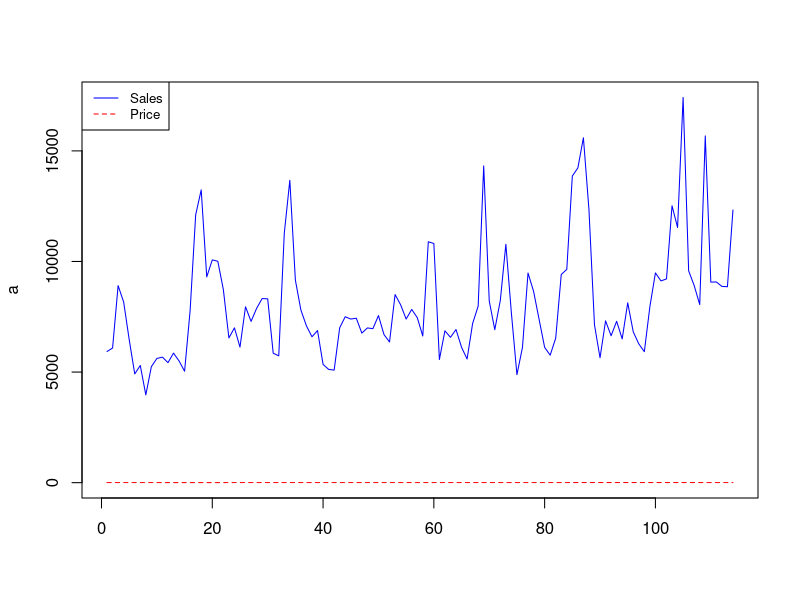
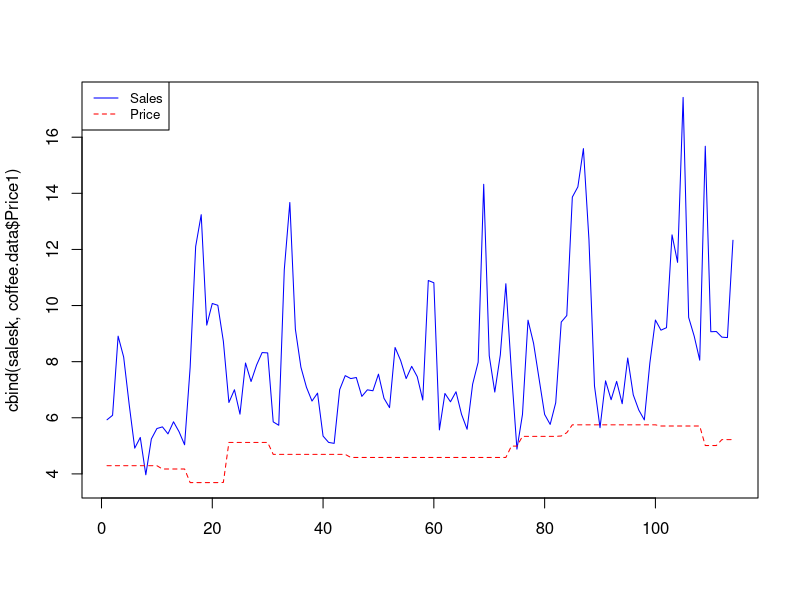
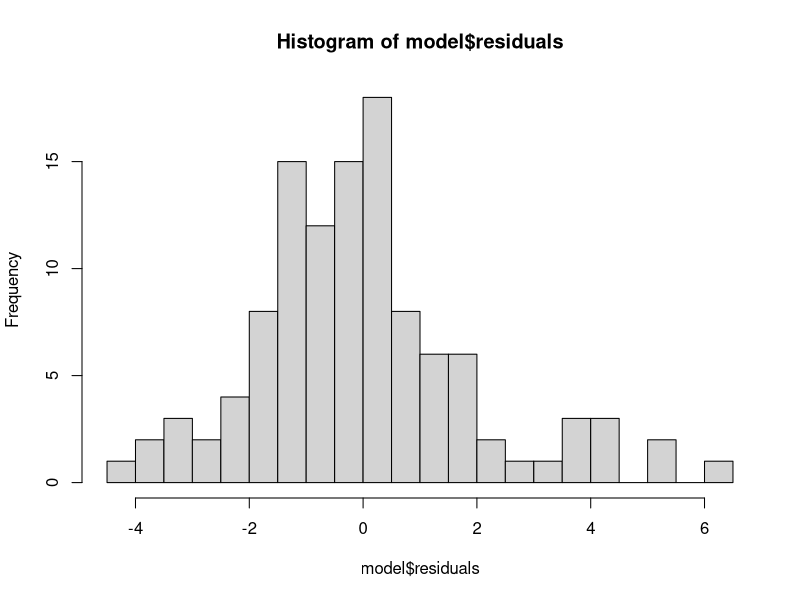

Generate these figures, in order, with R:
## ---- chunk 1
#setwd(" ")
setwd("~/Desktop/winter2021/Marketing Analystics/Lecture 2 Regression")
## ---- chunk 2
#install.packages("ggplot2")
library(ggplot2)
coffee.data<-read.csv("Coffee_inClass.csv")

names(coffee.data)

#Plot the data
a = cbind(coffee.data$Sales1,coffee.data$Price1) 
dim(a)

matplot(a,type="l",col=c("blue","red"))
legend('topleft',c("Sales","Price"),lty=1:2,col=c("blue","red"),cex=0.8)

#We found that the variable Sales1 is in thousands, and the variable Price1 is in units. In order to make them into a similar scale, we rescale the variables and replot them together. 
salesk=coffee.data$Sales1/1000
matplot(cbind(salesk,coffee.data$Price1),type="l",col=c("blue","red"))
legend('topleft',c("Sales","Price"),lty=1:2,col=c("blue","red"),cex=0.8)
## ---- chunk 3

## Final version of regression model 

dum_dayofweek <- factor(coffee.data$dayofweek)
salesk=coffee.data$Sales1/1000
model <- lm(salesk~Price1+feat1+dum_dayofweek+feat1*dum_dayofweek,data=coffee.data)
summary(model)
## ---- chunk 4
#Plotting histogram for residuals
hist(model$residuals,20)

## ---- chunk 5
#The variable Sales1 is in thousands, and the variable Price1 is in units. In order to see them together in the same plot, we need to rescale the variables, to make them into a similar scale, then replot them together.

salesk=coffee.data$Sales1/1000 

modelx <- lm(salesk~Price1+feat1+dum_dayofweek+feat1*dum_dayofweek,data=coffee.data)
summary(modelx)

## ---- chunk 6
## Removing Tuesday dum_dayofweek2
remove = relevel(dum_dayofweek,ref = "2")
#Run regression with releveled variable
modely <- lm(salesk~Price1+feat1+dum_dayofweek+feat1*remove, data = coffee.data)
summary(modely)
## ---- chunk 7
health.data<-read.csv("health_inclass.csv")
attach(health.data)
names(health.data)
## ---- chunk 8
Y1 <- log(medexpense)
logincome = log(income)

lm1<- lm(Y1~healthinsu+illnesses)
summary(lm1)

lm2<- lm(Y1~healthinsu+illnesses+age)
summary(lm2)

lm3<- lm(Y1~healthinsu+illnesses+age+log(income))
summary(lm3)

## ---- chunk 9
health.data = read.csv("health_inclass.csv", header = TRUE) 
attach(health.data)
Y1 <- log(medexpense)
Y2 <- healthinsu
X1 <- cbind(illnesses, age, logincome)
X2 <- cbind(ssiratio)

#model1
model1 <- lm(Y1 ~ Y2 + X1)
summary(model1)
## ---- chunk 10
#model2
# 2SLS estimation (details)
olsreg1 <- lm (Y2 ~ X1 + X2) 
summary(olsreg1)

Y2hat <- fitted(olsreg1)
model2 <- lm(Y1 ~ Y2hat + X1) 
summary(model2)
## ---- chunk 11
#model3
library(AER)
# 2SLS estimation
model3 <- ivreg(Y1 ~ Y2 + X1 | X1 + X2) 
summary(model3)
## ---- chunk 12
#Comparison of the Parameter Estimates:
ests=cbind(model1$coefficients,model3$coefficients,model2$coefficients) 
colnames(ests) = c('OLS', '2SLS-ivreg', '2SLS-2regressions')
ests
## ---- chunk 13
#Comparison of the Standard Errors:
stderrs <- cbind(summary(model1)$coefficients[,2], 
                 summary(model3)$coefficients[,2], 
                 summary(model2)$coefficients[,2])
colnames(stderrs) = c('OLS', '2SLS-ivreg', '2SLS-2regressions') 
stderrs
